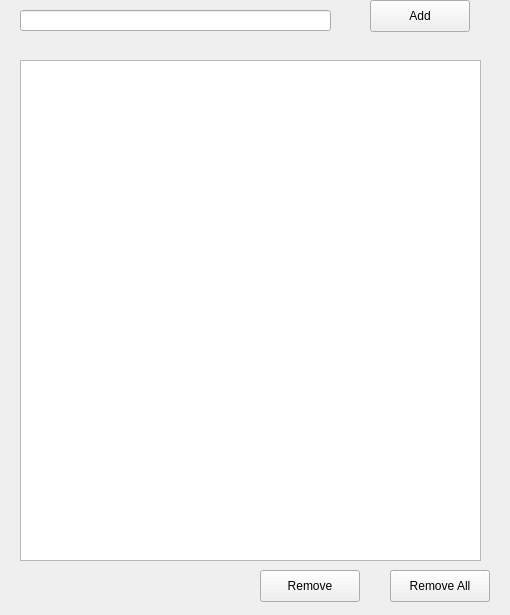
<?xml version="1.0" encoding="UTF-8"?>
<ui version="4.0">
 <class>MainWindow</class>
 <widget class="QMainWindow" name="MainWindow">
  <property name="geometry">
   <rect>
    <x>0</x>
    <y>0</y>
    <width>510</width>
    <height>615</height>
   </rect>
  </property>
  <property name="windowTitle">
   <string>MainWindow</string>
  </property>
  <widget class="QWidget" name="centralwidget">
   <widget class="QLineEdit" name="lineEdit">
    <property name="geometry">
     <rect>
      <x>20</x>
      <y>10</y>
      <width>311</width>
      <height>21</height>
     </rect>
    </property>
   </widget>
   <widget class="QPushButton" name="addBtn">
    <property name="geometry">
     <rect>
      <x>370</x>
      <y>0</y>
      <width>100</width>
      <height>32</height>
     </rect>
    </property>
    <property name="text">
     <string>Add</string>
    </property>
   </widget>
   <widget class="QListWidget" name="listWidget">
    <property name="geometry">
     <rect>
      <x>20</x>
      <y>60</y>
      <width>461</width>
      <height>501</height>
     </rect>
    </property>
   </widget>
   <widget class="QPushButton" name="removeBtn">
    <property name="geometry">
     <rect>
      <x>260</x>
      <y>570</y>
      <width>100</width>
      <height>32</height>
     </rect>
    </property>
    <property name="text">
     <string>Remove</string>
    </property>
   </widget>
   <widget class="QPushButton" name="removeAllBtn">
    <property name="geometry">
     <rect>
      <x>390</x>
      <y>570</y>
      <width>100</width>
      <height>32</height>
     </rect>
    </property>
    <property name="text">
     <string>Remove All</string>
    </property>
   </widget>
  </widget>
 </widget>
 <resources/>
 <connections/>
</ui>
